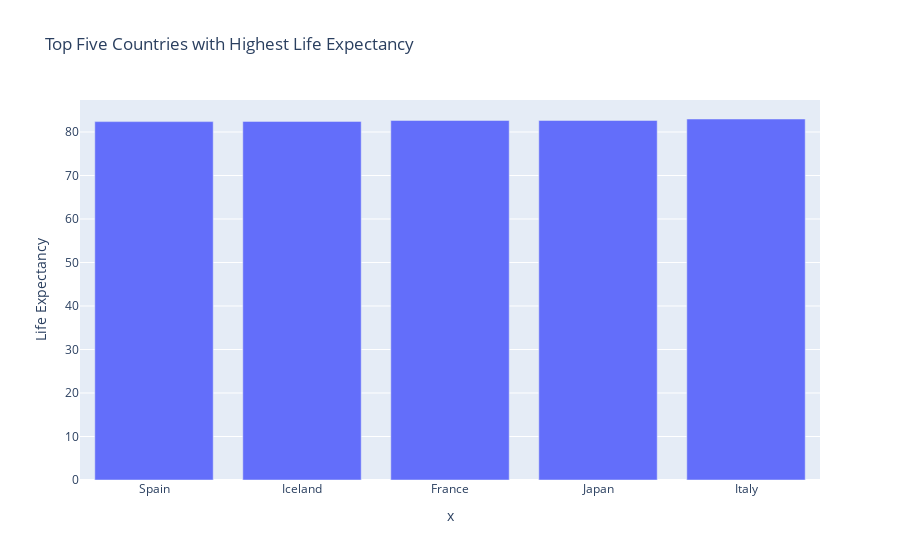
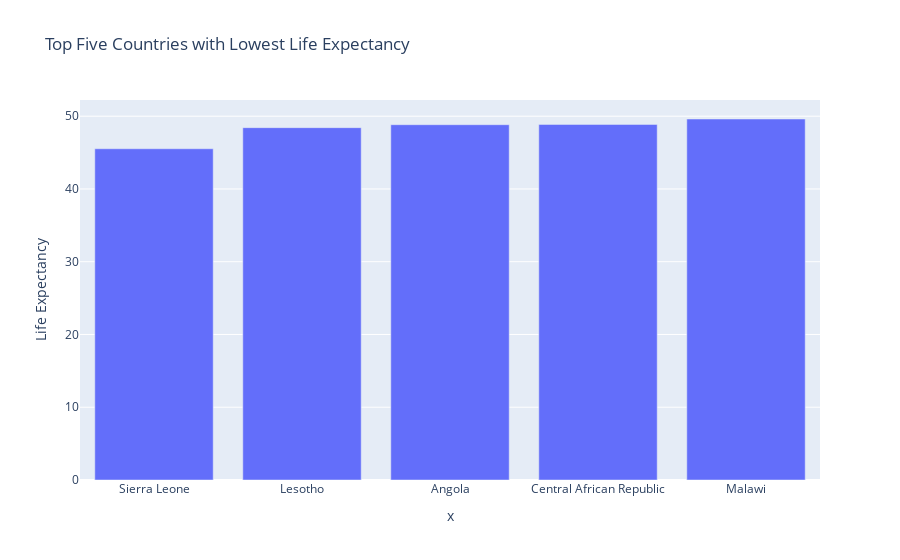

Notebook source saved alongside these figures, in order:
### Code cell
le_by_country = obj_train2.groupby('Country')['Life expectancy'].mean().sort_values()
print("Top Five Countries With Highest Life Expectancy:")
display(le_by_country.tail())
print("")
print("Top Five Countries With Lowest Life Expectancy:")
display(le_by_country.head)

fig = px.bar(x = le_by_country.tail().index, y = le_by_country.tail().values,
      title = "Top Five Countries with Highest Life Expectancy")
fig.update_layout(yaxis_title = "Life Expectancy")
fig.show()

fig = px.bar(x = le_by_country.head().index, y = le_by_country.head().values,
      title = "Top Five Countries with Lowest Life Expectancy")
fig.update_layout(yaxis_title = "Life Expectancy")
fig.show()

### Figure 1 — Plotly figure (JSON) as saved in the notebook; plotly's stock layout.template omitted (floating-point values rounded to 4 significant figures)
{"data": [{"hovertemplate": "x=%{x}<br>y=%{y}<extra></extra>", "legendgroup": "", "marker": {"color": "#636efa", "pattern": {"shape": ""}}, "name": "", "orientation": "v", "showlegend": false, "textposition": "auto", "type": "bar", "x": ["Spain", "Iceland", "France", "Japan", "Italy"], "xaxis": "x", "y": [82.39, 82.44, 82.66, 82.66, 82.99], "yaxis": "y"}], "layout": {"barmode": "relative", "legend": {"tracegroupgap": 0}, "title": {"text": "Top Five Countries with Highest Life Expectancy"}, "xaxis": {"anchor": "y", "domain": [0, 1], "title": {"text": "x"}}, "yaxis": {"anchor": "x", "domain": [0, 1], "title": {"text": "Life Expectancy"}}}}

### Figure 2 — Plotly figure (JSON) as saved in the notebook; plotly's stock layout.template omitted (floating-point values rounded to 4 significant figures)
{"data": [{"hovertemplate": "x=%{x}<br>y=%{y}<extra></extra>", "legendgroup": "", "marker": {"color": "#636efa", "pattern": {"shape": ""}}, "name": "", "orientation": "v", "showlegend": false, "textposition": "auto", "type": "bar", "x": ["Sierra Leone", "Lesotho", "Angola", "Central African Republic", "Malawi"], "xaxis": "x", "y": [45.52, 48.42, 48.83, 48.87, 49.61], "yaxis": "y"}], "layout": {"barmode": "relative", "legend": {"tracegroupgap": 0}, "title": {"text": "Top Five Countries with Lowest Life Expectancy"}, "xaxis": {"anchor": "y", "domain": [0, 1], "title": {"text": "x"}}, "yaxis": {"anchor": "x", "domain": [0, 1], "title": {"text": "Life Expectancy"}}}}
